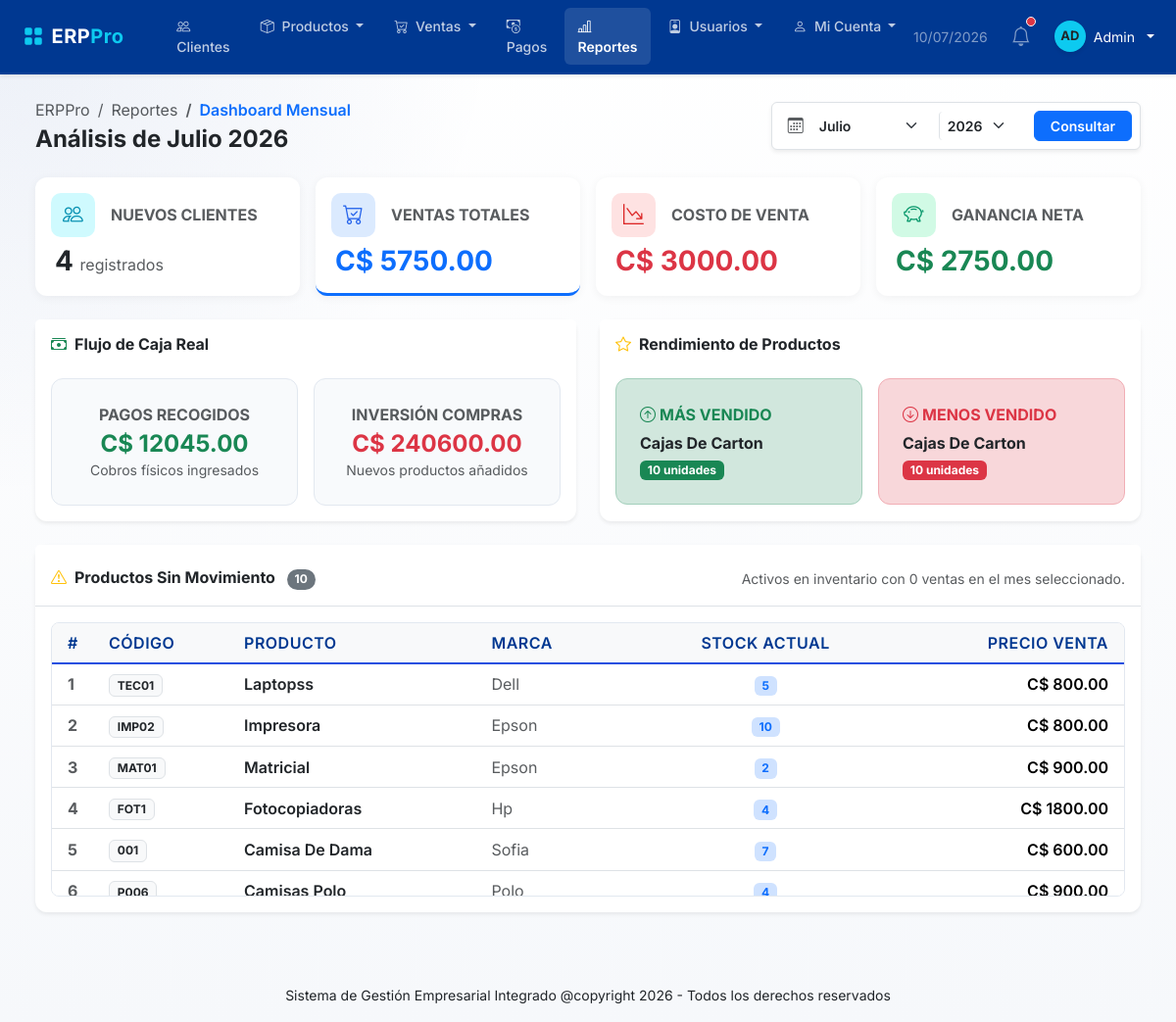
Page /reportes/financiero (signed in) on the earlier database version.
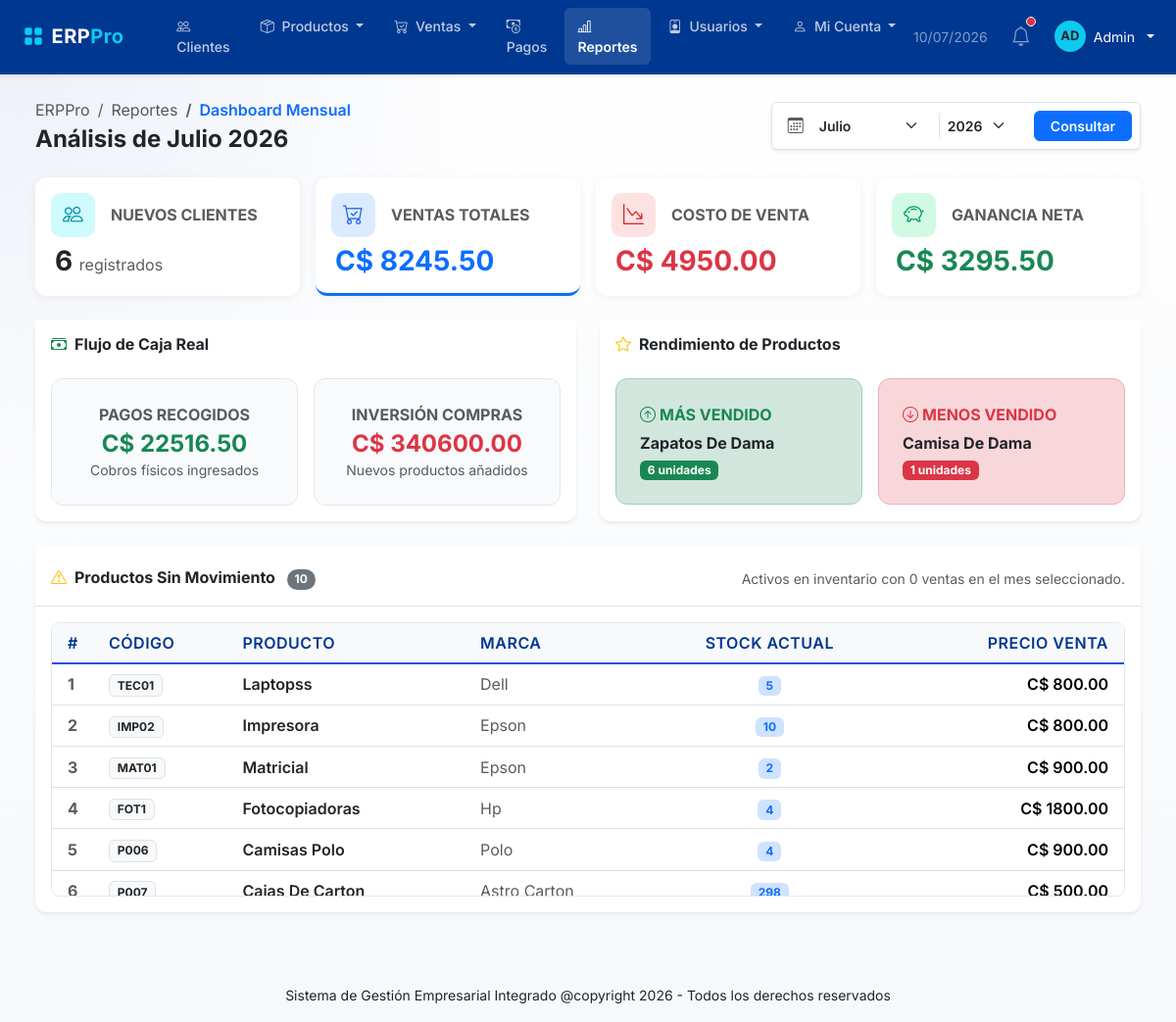
Same page on the later database version.
### models/producto.py (models this page shows, shortened)
class Producto(db.Model):
    __tablename__ = "productos"
    id = db.Column(
        db.Integer,
        primary_key=True
    )
    codigo_producto = db.Column(
        db.String(50),
        nullable=False,
        unique=True
    )
    nombre = db.Column(
        db.String(150),
        nullable=False
    )
    marca = db.Column(
        db.String(100),
        nullable=False
    )
    unidad = db.Column(
        db.String(10),
        nullable=False,
        default="UND"
    )
    estado = db.Column(
        db.String(20),
        nullable=False,
        default="ACTIVO"
    )
    categoria_id = db.Column(
        db.Integer,
        db.ForeignKey("categorias.id"),
        nullable=False
    )
    cantidad_comprada = db.Column(
    db.Integer,
    nullable=False
    )
    stock = db.Column(
        db.Integer,
        default=0
    )
    precio_compra = db.Column(
        db.Numeric(10, 2),
        nullable=False
    )
    precio_venta = db.Column(
        db.Numeric(10, 2),
        nullable=False
    )
    fecha_compra = db.Column(
    db.Date,
    nullable=False
    )
    created_at = db.Column(
        db.DateTime,
        default=lambda: datetime.now(UTC)
    )
    updated_at = db.Column(
        db.DateTime,
        default=lambda: datetime.now(UTC),
        onupdate=lambda: datetime.now(UTC)
    )
    categoria = db.relationship(
        "Categoria",
        back_populates="productos"
    )
    detalle_ventas = db.relationship(
        "DetalleVenta",
        back_populates="producto",
        lazy=True
    )

### routes/reportes.py (the view)
@reportes_bp.route("/financiero")
@login_required
def financiero():
    hoy = datetime.now()
    mes_str = request.args.get('mes')
    anio_str = request.args.get('anio')
    try:
        mes = int(mes_str) if mes_str else hoy.month
        anio = int(anio_str) if anio_str else hoy.year
    except ValueError:
        mes = hoy.month
        anio = hoy.year
    meses_nombres = {
        1: "Enero", 2: "Febrero", 3: "Marzo", 4: "Abril",
        5: "Mayo", 6: "Junio", 7: "Julio", 8: "Agosto",
        9: "Septiembre", 10: "Octubre", 11: "Noviembre", 12: "Diciembre"
    }
    clientes_nuevos = Cliente.query.filter(
        extract('year', Cliente.created_at) == anio,
        extract('month', Cliente.created_at) == mes
    ).count()
    productos_comprados_mes = Producto.query.filter(
        extract('year', Producto.fecha_compra) == anio,
        extract('month', Producto.fecha_compra) == mes
    ).all()
    inversion_mes = sum(float(p.cantidad_comprada) * float(p.precio_compra) for p in productos_comprados_mes)
    pagos_mes = Pago.query.filter(
        extract('year', Pago.fecha_pago) == anio,
        extract('month', Pago.fecha_pago) == mes,
        Pago.estado == 'ACTIVO'
    ).all()
    pagos_recogidos = sum(float(p.monto_pago) for p in pagos_mes)
    ventas_mes = Venta.query.filter(
        extract('year', Venta.fecha_venta) == anio,
        extract('month', Venta.fecha_venta) == mes,
        Venta.estado == 'ACTIVA'
    ).all()
    ventas_totales = 0.0
    costos_totales = 0.0
    productos_vendidos_dict = {}
    for venta in ventas_mes:
        ventas_totales += float(venta.total_venta)
        for detalle in venta.detalle_ventas:
            cantidad = float(detalle.cantidad)
            precio_compra = float(detalle.producto.precio_compra)
            costos_totales += (cantidad * precio_compra)
            prod_id = detalle.producto_id
            if prod_id not in productos_vendidos_dict:
                productos_vendidos_dict[prod_id] = {
                    "id": prod_id,
                    "nombre": detalle.producto.nombre,
                    "codigo": detalle.producto.codigo_producto,
                    "cantidad_vendida": 0
                }
            productos_vendidos_dict[prod_id]["cantidad_vendida"] += cantidad
    ganancia_aproximada = ventas_totales - costos_totales
    producto_mas_vendido = None
    producto_menos_vendido = None
    if productos_vendidos_dict:
        productos_ordenados = sorted(productos_vendidos_dict.values(), key=lambda x: x["cantidad_vendida"], reverse=True)
        producto_mas_vendido = productos_ordenados[0]
        producto_menos_vendido = productos_ordenados[-1]
    ids_vendidos = list(productos_vendidos_dict.keys())
    query_sin_movimiento = Producto.query.filter(Producto.estado == 'ACTIVO')
    if ids_vendidos:
        query_sin_movimiento = query_sin_movimiento.filter(~Producto.id.in_(ids_vendidos))
    productos_sin_movimiento = query_sin_movimiento.all()
    return render_template(
        "reportes/financiero.html",
        mes_actual=mes,
        anio_actual=anio,
        meses=meses_nombres,
        anios=range(hoy.year - 5, hoy.year + 2), # 5 años atrás y 1 adelante
        clientes_nuevos=clientes_nuevos,
        inversion_mes=inversion_mes,
        pagos_recogidos=pagos_recogidos,
        ventas_totales=ventas_totales,
        costos_totales=costos_totales,
        ganancia_aproximada=ganancia_aproximada,
        producto_mas_vendido=producto_mas_vendido,
        producto_menos_vendido=producto_menos_vendido,
        productos_sin_movimiento=productos_sin_movimiento
    )

### app.py (called while the page is built)
@login_manager.user_loader
def load_user(user_id):
    return Usuario.query.get(int(user_id))

### templates/reportes/financiero.html (shortened to what the changed rows need)
{% extends "base.html" %}
{% block content %}
<div class="container-fluid py-4">
    <div class="row g-3 mb-4">
        <div class="col-xl col-md-4 col-sm-6">
            <div class="card kpi-card h-100">
                <div class="card-body">
                    <div class="d-flex align-items-center mb-2">
                        <div class="kpi-icon bg-light-info me-3">
                        </div>
                        <div>
                        </div>
                    </div>
                    <h3 class="fw-bold text-dark mb-0 ms-1">{{ clientes_nuevos }} <span class="text-muted fs-6 fw-normal">registrados</span></h3>
                </div>
            </div>
        </div>
        <div class="col-xl col-md-4 col-sm-6">
            <div class="card kpi-card h-100 border-primary border-bottom border-3">
                <div class="card-body">
                    <div class="d-flex align-items-center mb-2">
                        <div class="kpi-icon bg-light-primary me-3">
                        </div>
                        <div>
                        </div>
                    </div>
                    <h3 class="fw-bold text-primary mb-0 ms-1">C$ {{ "%.2f"|format(ventas_totales) }}</h3>
                </div>
            </div>
        </div>
        <div class="col-xl col-md-4 col-sm-6">
            <div class="card kpi-card h-100">
                <div class="card-body">
                    <div class="d-flex align-items-center mb-2">
                        <div class="kpi-icon bg-light-danger me-3">
                        </div>
                        <div>
                        </div>
                    </div>
                    <h3 class="fw-bold text-danger mb-0 ms-1">C$ {{ "%.2f"|format(costos_totales) }}</h3>
                </div>
            </div>
        </div>
        <div class="col-xl col-md-4 col-sm-6">
            <div class="card kpi-card h-100">
                <div class="card-body">
                    <div class="d-flex align-items-center mb-2">
                        <div class="kpi-icon bg-light-success me-3">
                        </div>
                        <div>
                        </div>
                    </div>
                    <h3 class="fw-bold text-success mb-0 ms-1">C$ {{ "%.2f"|format(ganancia_aproximada) }}</h3>
                </div>
            </div>
        </div>
    </div>
    <div class="row g-4 mb-4">
        <div class="col-md-6">
            <div class="card border-0 shadow-sm h-100" style="border-radius: 12px;">
                <div class="card-body">
                    <div class="row g-3">
                        <div class="col-sm-6">
                            <div class="stat-panel text-center">
                                <span class="text-muted text-xs fw-bold d-block mb-1">PAGOS RECOGIDOS</span>
                                <h4 class="text-success fw-bold mb-0">C$ {{ "%.2f"|format(pagos_recogidos) }}</h4>
                                <small class="text-muted">Cobros físicos ingresados</small>
                            </div>
                        </div>
                        <div class="col-sm-6">
                            <div class="stat-panel text-center">
                                <span class="text-muted text-xs fw-bold d-block mb-1">INVERSIÓN COMPRAS</span>
                                <h4 class="text-danger fw-bold mb-0">C$ {{ "%.2f"|format(inversion_mes) }}</h4>
                                <small class="text-muted">Nuevos productos añadidos</small>
                            </div>
                        </div>
                    </div>
                </div>
            </div>
        </div>
        <div class="col-md-6">
            <div class="card border-0 shadow-sm h-100" style="border-radius: 12px;">
                <div class="card-body">
                    <div class="row g-3">
                        <div class="col-sm-6">
                            <div class="stat-panel border-success-subtle bg-success-subtle bg-opacity-10">
                                <span class="text-success text-xs fw-bold d-block mb-2"><i class="bi bi-arrow-up-circle me-1"></i>MÁS VENDIDO</span>
                                {% if producto_mas_vendido %}
                                <h6 class="fw-bold mb-1 text-dark text-truncate" title="{{ producto_mas_vendido.nombre }}">{{ producto_mas_vendido.nombre }}</h6>
                                <span class="badge bg-success">{{ "%.0f"|format(producto_mas_vendido.cantidad_vendida) }} unidades</span>
                                {% else %}
                                <span class="text-muted small">Sin datos en este mes</span>
                                {% endif %}
                            </div>
                        </div>
                        <div class="col-sm-6">
                            <div class="stat-panel border-danger-subtle bg-danger-subtle bg-opacity-10">
                                <span class="text-danger text-xs fw-bold d-block mb-2"><i class="bi bi-arrow-down-circle me-1"></i>MENOS VENDIDO</span>
                                {% if producto_menos_vendido %}
                                <h6 class="fw-bold mb-1 text-dark text-truncate" title="{{ producto_menos_vendido.nombre }}">{{ producto_menos_vendido.nombre }}</h6>
                                <span class="badge bg-danger">{{ "%.0f"|format(producto_menos_vendido.cantidad_vendida) }} unidades</span>
                                {% else %}
                                <span class="text-muted small">Sin datos en este mes</span>
                                {% endif %}
                            </div>
                        </div>
                    </div>
                </div>
            </div>
        </div>
    </div>
    <div class="row">
        <div class="col-12">
            <div class="card border-0 shadow-sm" style="border-radius: 12px;">
                <div class="card-body p-3">
                    {% if productos_sin_movimiento %}
                    <div class="scrollable-table-container custom-scrollbar">
                        <table class="table table-hover align-middle mb-0 text-sm">
                            <thead>
                                <tr>
                                    <th class="ps-3" style="width: 50px;">#</th>
                                    <th>CÓDIGO</th>
                                    <th>PRODUCTO</th>
                                    <th>MARCA</th>
                                    <th class="text-center">STOCK ACTUAL</th>
                                    <th class="text-end pe-3">PRECIO VENTA</th>
                                </tr>
                            </thead>
                            <tbody>
                                {% for p in productos_sin_movimiento %}
                                <tr>
                                    <td class="ps-3 text-muted fw-bold">{{ loop.index }}</td>
                                    <td><span class="badge bg-light text-dark border">{{ p.codigo_producto }}</span></td>
                                    <td class="fw-semibold text-dark">{{ p.nombre }}</td>
                                    <td class="text-muted">{{ p.marca }}</td>
                                    <td class="text-center">
                                        {% if p.stock > 0 %}
                                            <span class="badge bg-primary-subtle text-primary">{{ p.stock }}</span>
                                        {% else %}
                                            <span class="badge bg-danger-subtle text-danger">Agotado</span>
                                        {% endif %}
                                    </td>
                                    <td class="text-end pe-3 fw-semibold">C$ {{ "%.2f"|format(p.precio_venta) }}</td>
                                </tr>
                                {% endfor %}
                            </tbody>
                        </table>
                    </div>
                    {% else %}
                    <div class="text-center py-4 text-muted">
                        <i class="bi bi-check-circle text-success fs-1 mb-2 d-block"></i>
                        <p class="mb-0 fw-semibold">¡Excelente! Todos los productos registraron ventas en este mes.</p>
                    </div>
                    {% endif %}
                </div>
            </div>
        </div>
    </div>
</div>
{% endblock %}

Differences in the rows shown:
no longer on one of the page's lists (row edited): Producto: codigo_producto "001", nombre "Camisa De Dama", marca "Sofia", stock "7", precio_venta "600.00"
now on this page (row edited): Producto: nombre "Zapatos De Dama"
now on one of the page's lists (row edited): Producto: codigo_producto "P007", nombre "Cajas De Carton", marca "Astro Carton", stock "298", precio_venta "500.00"
Other differences:
{{ clientes_nuevos }}: "4" → "6"
{{ "%.2f"|format(ventas_totales) }}: "5750.00" → "8245.50"
{{ "%.2f"|format(costos_totales) }}: "3000.00" → "4950.00"
{{ "%.2f"|format(ganancia_aproximada) }}: "2750.00" → "3295.50"
{{ "%.2f"|format(pagos_recogidos) }}: "12045.00" → "22516.50"
{{ "%.2f"|format(inversion_mes) }}: "240600.00" → "340600.00"
{{ "%.0f"|format(producto_mas_vendido.cantidad_vendida) }}: "10" → "6"
{{ producto_menos_vendido.nombre }}: "Cajas De Carton" → "Camisa De Dama"
{{ "%.0f"|format(producto_menos_vendido.cantidad_vendida) }}: "10" → "1"
{{ producto_mas_vendido.nombre }}: "Cajas De Carton" → "Zapatos De Dama"
